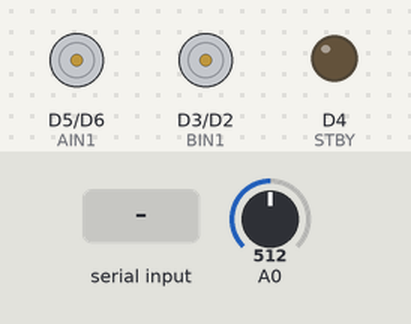
A sketch run on a simulated ESP8266 (NodeMCU). On the bench: motor-driver pin pairs drawn as motors (green arrow = first pin HIGH = forward, orange = second pin HIGH = backward, longer = more drive, scaled by the enable pin, stopped while the standby pin is LOW), output pins drawn as LEDs (lit = HIGH). The test bench sets the inputs (shaded band); at power-on: A0 = 512. WiFi joins after 1.5 s; servers stay silent unless stated; what the sketch prints to the serial monitor is not drawn.

Above: at 2.7 s.
2.8 s: "90,45,200\n" received over Serial
At 3.2 s:
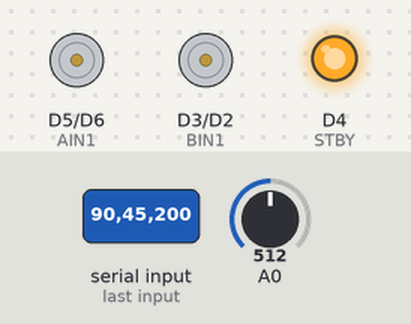
4.3 s: "d90\n" received over Serial
At 5.5 s:
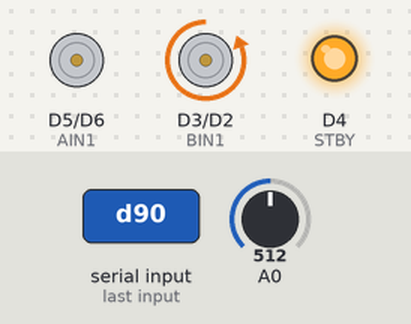
5.8 s: "w90\n" received over Serial
At 6.7 s:
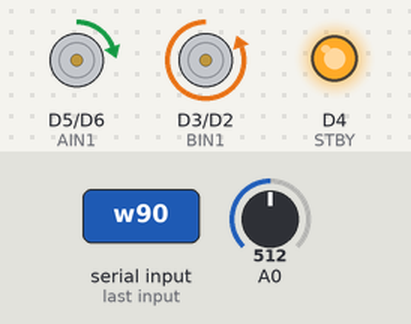
7.3 s: "w,45\n" received over Serial
At 8.5 s:
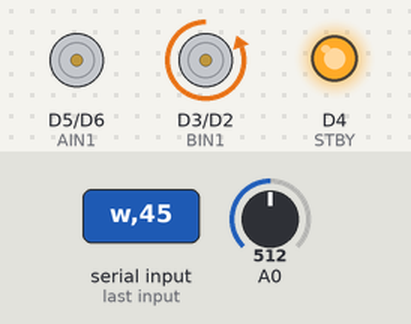
8.8 s: "s90\n" received over Serial
At 9.9 s:
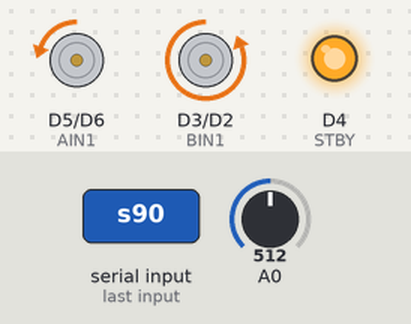
10.3 s: "s,45\n" received over Serial
At 11.1 s:
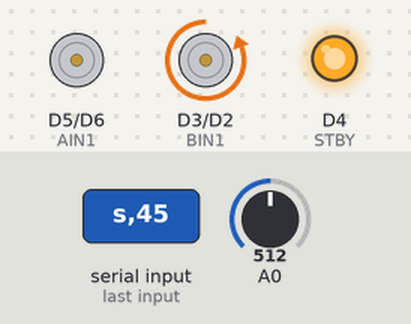
Timing chart, 0 to 12.8 s (numbered marks = the images above; inputs shaded):
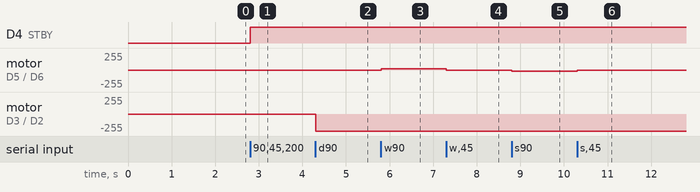

Measured:
- after the input at 2.8 s, D4 (STBY): LOW → HIGH at once
- after the input at 4.3 s, motor on D3 (BIN1) / D2 (BIN2): stopped → backward 255/255 at once
- after the input at 5.8 s, motor on D5 (AIN1) / D6 (AIN2): stopped → forward 22/255 at once
- after the input at 7.3 s, motor on D5 (AIN1) / D6 (AIN2): forward 22/255 → stopped at once
- after the input at 8.8 s, motor on D5 (AIN1) / D6 (AIN2): stopped → backward 22/255 at once
- after the input at 10.3 s, motor on D5 (AIN1) / D6 (AIN2): backward 22/255 → stopped at once

The sketch:

Carduino.ino
```cpp
/*
  D0 = 16;
  D1 = 5;
  D2 = 4;
  D3 = 0;
  D4 = 2;
  D5 = 14;
  D6 = 12;
  D7 = 13;
  D8 = 15;
  D9 = 3;
  D10 = 1;
*/

#include <ESP8266WiFi.h>

int STBY = D4; //standby

//Motor A
int PWMA = D7; //Speed control
int AIN1 = D5; //Direction
int AIN2 = D6; //Direction

//Motor B
int PWMB = D1; //Speed control
int BIN1 = D3; //Direction
int BIN2 = D2; //Direction

int testLED = D8;

int i = 0;
int val;
int sensorValue = 512;
String commant;
char c;

//Schul W-Lan
/*const char* ssid = "andi-hotspot";
  const char* password = "oscaryim";*/

//Daham
const char* ssid = "3WebCube6352";
const char* password = "1D3fcf8d";

WiFiServer server(1337);
static WiFiClient client;
IPAddress ip(192, 168, 1, 128); //Node static IP
IPAddress gateway(192, 168, 1, 1);
IPAddress subnet(255, 255, 255, 0);

void setup() {
  Serial.begin(115200);

  WiFi.begin(ssid, password);
  WiFi.config(ip, gateway, subnet);
  pinMode(STBY, OUTPUT);

  pinMode(PWMA, OUTPUT);
  pinMode(AIN1, OUTPUT);
  pinMode(AIN2, OUTPUT);

  pinMode(PWMB, OUTPUT);
  pinMode(BIN1, OUTPUT);
  pinMode(BIN2, OUTPUT);

  //pinMode(testLED, OUTPUT);

  while (WiFi.status() != WL_CONNECTED) {
    delay(500);
    Serial.print(".");
  }

  server.begin();
  Serial.println(WiFi.localIP());

}
void runCommant() {
  c = commant[0];
  Serial.println(commant);
  //commant = Serial.read();
  digitalWrite(STBY, HIGH);
  if (c == 'd') {
    val = commant.substring(1).toInt();
    Serial.println(val);
    Serial.println(sensorValue);
    Serial.println("___________");
    if (val > sensorValue) {
      digitalWrite(BIN1, HIGH);
      digitalWrite(BIN2, LOW);
      analogWrite(PWMB, 1023);
      Serial.println("left");
    }
    else if (val < sensorValue) {
      digitalWrite(BIN1, LOW);
      digitalWrite(BIN2, HIGH);
      analogWrite(PWMB, 1023);
      Serial.println("right");
    }
  }
  if (c == 'w') {
    Serial.println(commant.substring(1).toInt());
    digitalWrite(AIN1, HIGH);
    digitalWrite(AIN2, LOW);
    analogWrite(PWMA, commant.substring(1).toInt());
  }
  if (c == 's') {
    Serial.println(commant.substring(1).toInt());
    digitalWrite(AIN1, LOW);
    digitalWrite(AIN2, HIGH);
    analogWrite(PWMA, commant.substring(1).toInt());
  }
}

void loop() {
  client = server.available();
  delay(10);
  if (client) {
    Serial.println("new client");
    commant = client.readStringUntil('\n');
    runCommant();
    client.flush();
    client.stop();
  }
  if (Serial.available() > 0) {
    commant = Serial.readStringUntil('\n');
    runCommant();
  }
      sensorValue = analogRead(A0);
  //Serial.println(sensorValue);
  if (val == sensorValue) {
    digitalWrite(BIN1, LOW);
    digitalWrite(BIN2, LOW);
    Serial.println("fertig");
  }

}


void stop() {
  //enable standby
  digitalWrite(STBY, LOW);
}
```
